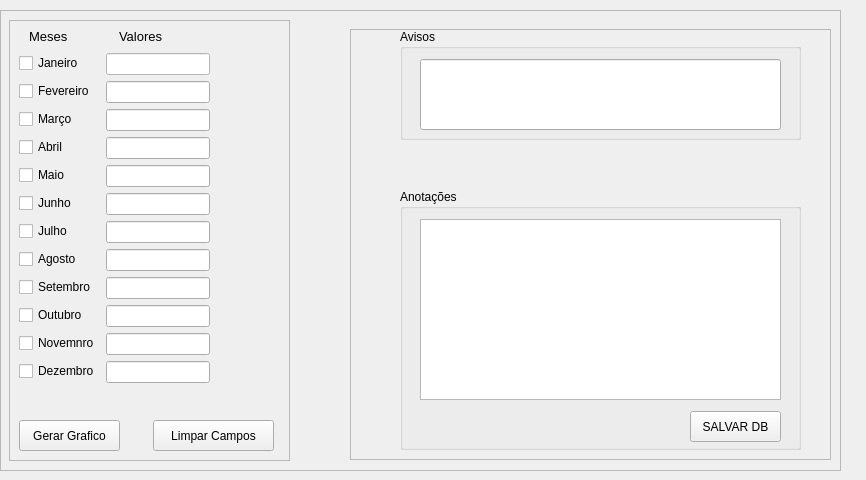
<?xml version="1.0" encoding="UTF-8"?>
<ui version="4.0">
 <class>MainWindow</class>
 <widget class="QMainWindow" name="MainWindow">
  <property name="geometry">
   <rect>
    <x>0</x>
    <y>0</y>
    <width>866</width>
    <height>480</height>
   </rect>
  </property>
  <property name="maximumSize">
   <size>
    <width>866</width>
    <height>480</height>
   </size>
  </property>
  <property name="windowTitle">
   <string>GraficThink</string>
  </property>
  <property name="windowIcon">
   <iconset>
    <normaloff>globe_earth_planet_2767.png</normaloff>globe_earth_planet_2767.png</iconset>
  </property>
  <widget class="QWidget" name="centralwidget">
   <widget class="QFrame" name="frame">
    <property name="geometry">
     <rect>
      <x>0</x>
      <y>10</y>
      <width>841</width>
      <height>461</height>
     </rect>
    </property>
    <property name="frameShape">
     <enum>QFrame::StyledPanel</enum>
    </property>
    <property name="frameShadow">
     <enum>QFrame::Raised</enum>
    </property>
    <widget class="QFrame" name="frame_2">
     <property name="geometry">
      <rect>
       <x>9</x>
       <y>10</y>
       <width>281</width>
       <height>441</height>
      </rect>
     </property>
     <property name="styleSheet">
      <string notr="true"/>
     </property>
     <property name="frameShape">
      <enum>QFrame::StyledPanel</enum>
     </property>
     <property name="frameShadow">
      <enum>QFrame::Raised</enum>
     </property>
     <widget class="QWidget" name="formLayoutWidget">
      <property name="geometry">
       <rect>
        <x>10</x>
        <y>33</y>
        <width>191</width>
        <height>344</height>
       </rect>
      </property>
      <layout class="QFormLayout" name="formLayout">
       <item row="0" column="0">
        <widget class="QCheckBox" name="janeiro">
         <property name="text">
          <string>Janeiro</string>
         </property>
        </widget>
       </item>
       <item row="11" column="0">
        <widget class="QCheckBox" name="dezembro">
         <property name="text">
          <string>Dezembro</string>
         </property>
        </widget>
       </item>
       <item row="1" column="0">
        <widget class="QCheckBox" name="fevereiro">
         <property name="text">
          <string>Fevereiro</string>
         </property>
        </widget>
       </item>
       <item row="10" column="0">
        <widget class="QCheckBox" name="novembro">
         <property name="text">
          <string>Novemnro</string>
         </property>
        </widget>
       </item>
       <item row="2" column="0">
        <widget class="QCheckBox" name="marco">
         <property name="text">
          <string>Março</string>
         </property>
        </widget>
       </item>
       <item row="3" column="0">
        <widget class="QCheckBox" name="abril">
         <property name="text">
          <string>Abril</string>
         </property>
        </widget>
       </item>
       <item row="5" column="0">
        <widget class="QCheckBox" name="junho">
         <property name="text">
          <string>Junho</string>
         </property>
        </widget>
       </item>
       <item row="4" column="0">
        <widget class="QCheckBox" name="maio">
         <property name="text">
          <string>Maio</string>
         </property>
        </widget>
       </item>
       <item row="9" column="0">
        <widget class="QCheckBox" name="outubro">
         <property name="text">
          <string>Outubro</string>
         </property>
        </widget>
       </item>
       <item row="6" column="0">
        <widget class="QCheckBox" name="julho">
         <property name="text">
          <string>Julho </string>
         </property>
        </widget>
       </item>
       <item row="7" column="0">
        <widget class="QCheckBox" name="agosto">
         <property name="text">
          <string>Agosto</string>
         </property>
        </widget>
       </item>
       <item row="8" column="0">
        <widget class="QCheckBox" name="setembro">
         <property name="text">
          <string>Setembro</string>
         </property>
        </widget>
       </item>
       <item row="0" column="1">
        <widget class="QLineEdit" name="fatJaneiro">
         <property name="styleSheet">
          <string notr="true">background-color: rgb(255, 255, 255);</string>
         </property>
        </widget>
       </item>
       <item row="1" column="1">
        <widget class="QLineEdit" name="fatFevereiro"/>
       </item>
       <item row="2" column="1">
        <widget class="QLineEdit" name="fatMarco"/>
       </item>
       <item row="3" column="1">
        <widget class="QLineEdit" name="fatAbril"/>
       </item>
       <item row="4" column="1">
        <widget class="QLineEdit" name="fatMaio"/>
       </item>
       <item row="5" column="1">
        <widget class="QLineEdit" name="fatJunho"/>
       </item>
       <item row="6" column="1">
        <widget class="QLineEdit" name="fatJulho"/>
       </item>
       <item row="7" column="1">
        <widget class="QLineEdit" name="fatAgosto"/>
       </item>
       <item row="8" column="1">
        <widget class="QLineEdit" name="fatSetembro"/>
       </item>
       <item row="9" column="1">
        <widget class="QLineEdit" name="fatOutubro"/>
       </item>
       <item row="10" column="1">
        <widget class="QLineEdit" name="fatNovembro"/>
       </item>
       <item row="11" column="1">
        <widget class="QLineEdit" name="fatDezembro"/>
       </item>
      </layout>
     </widget>
     <widget class="QPushButton" name="gerargraficos">
      <property name="geometry">
       <rect>
        <x>10</x>
        <y>400</y>
        <width>101</width>
        <height>31</height>
       </rect>
      </property>
      <property name="text">
       <string>Gerar Grafico</string>
      </property>
      <property name="autoDefault">
       <bool>true</bool>
      </property>
     </widget>
     <widget class="QPushButton" name="gerargraficos_2">
      <property name="geometry">
       <rect>
        <x>144</x>
        <y>400</y>
        <width>121</width>
        <height>31</height>
       </rect>
      </property>
      <property name="text">
       <string>Limpar Campos</string>
      </property>
      <property name="autoDefault">
       <bool>true</bool>
      </property>
     </widget>
     <widget class="QLabel" name="label_2">
      <property name="geometry">
       <rect>
        <x>110</x>
        <y>10</y>
        <width>47</width>
        <height>13</height>
       </rect>
      </property>
      <property name="font">
       <font>
        <pointsize>10</pointsize>
       </font>
      </property>
      <property name="text">
       <string>Valores</string>
      </property>
     </widget>
     <widget class="QLabel" name="label_3">
      <property name="geometry">
       <rect>
        <x>20</x>
        <y>10</y>
        <width>47</width>
        <height>13</height>
       </rect>
      </property>
      <property name="font">
       <font>
        <pointsize>10</pointsize>
       </font>
      </property>
      <property name="text">
       <string>Meses</string>
      </property>
     </widget>
    </widget>
    <widget class="QFrame" name="frame_3">
     <property name="geometry">
      <rect>
       <x>350</x>
       <y>19</y>
       <width>481</width>
       <height>431</height>
      </rect>
     </property>
     <property name="frameShape">
      <enum>QFrame::StyledPanel</enum>
     </property>
     <property name="frameShadow">
      <enum>QFrame::Raised</enum>
     </property>
     <widget class="QGroupBox" name="groupBox">
      <property name="enabled">
       <bool>true</bool>
      </property>
      <property name="geometry">
       <rect>
        <x>50</x>
        <y>0</y>
        <width>401</width>
        <height>111</height>
       </rect>
      </property>
      <property name="title">
       <string>Avisos</string>
      </property>
      <widget class="QLineEdit" name="lineEdit">
       <property name="enabled">
        <bool>true</bool>
       </property>
       <property name="geometry">
        <rect>
         <x>20</x>
         <y>30</y>
         <width>361</width>
         <height>71</height>
        </rect>
       </property>
       <property name="font">
        <font>
         <pointsize>10</pointsize>
        </font>
       </property>
       <property name="styleSheet">
        <string notr="true">color: rgb(255, 0, 0);</string>
       </property>
      </widget>
     </widget>
     <widget class="QGroupBox" name="groupBox_2">
      <property name="geometry">
       <rect>
        <x>50</x>
        <y>160</y>
        <width>401</width>
        <height>261</height>
       </rect>
      </property>
      <property name="title">
       <string>Anotações</string>
      </property>
      <widget class="QTextEdit" name="textEdit">
       <property name="geometry">
        <rect>
         <x>20</x>
         <y>30</y>
         <width>361</width>
         <height>181</height>
        </rect>
       </property>
      </widget>
      <widget class="QPushButton" name="gerargraficos_3">
       <property name="geometry">
        <rect>
         <x>290</x>
         <y>222</y>
         <width>91</width>
         <height>31</height>
        </rect>
       </property>
       <property name="text">
        <string>SALVAR DB</string>
       </property>
       <property name="autoDefault">
        <bool>true</bool>
       </property>
      </widget>
     </widget>
    </widget>
   </widget>
  </widget>
 </widget>
 <tabstops>
  <tabstop>janeiro</tabstop>
  <tabstop>fatJaneiro</tabstop>
  <tabstop>fevereiro</tabstop>
  <tabstop>fatFevereiro</tabstop>
  <tabstop>marco</tabstop>
  <tabstop>fatMarco</tabstop>
  <tabstop>abril</tabstop>
  <tabstop>fatAbril</tabstop>
  <tabstop>maio</tabstop>
  <tabstop>fatMaio</tabstop>
  <tabstop>junho</tabstop>
  <tabstop>fatJunho</tabstop>
  <tabstop>julho</tabstop>
  <tabstop>fatJulho</tabstop>
  <tabstop>agosto</tabstop>
  <tabstop>fatAgosto</tabstop>
  <tabstop>setembro</tabstop>
  <tabstop>fatSetembro</tabstop>
  <tabstop>outubro</tabstop>
  <tabstop>fatOutubro</tabstop>
  <tabstop>novembro</tabstop>
  <tabstop>fatNovembro</tabstop>
  <tabstop>dezembro</tabstop>
  <tabstop>fatDezembro</tabstop>
  <tabstop>gerargraficos</tabstop>
 </tabstops>
 <resources/>
 <connections>
  <connection>
   <sender>gerargraficos_2</sender>
   <signal>clicked(bool)</signal>
   <receiver>fatJaneiro</receiver>
   <slot>clear()</slot>
   <hints>
    <hint type="sourcelabel">
     <x>237</x>
     <y>437</y>
    </hint>
    <hint type="destinationlabel">
     <x>213</x>
     <y>68</y>
    </hint>
   </hints>
  </connection>
  <connection>
   <sender>gerargraficos_2</sender>
   <signal>clicked(bool)</signal>
   <receiver>fatFevereiro</receiver>
   <slot>clear()</slot>
   <hints>
    <hint type="sourcelabel">
     <x>256</x>
     <y>435</y>
    </hint>
    <hint type="destinationlabel">
     <x>218</x>
     <y>95</y>
    </hint>
   </hints>
  </connection>
  <connection>
   <sender>gerargraficos_2</sender>
   <signal>clicked(bool)</signal>
   <receiver>fatMarco</receiver>
   <slot>clear()</slot>
   <hints>
    <hint type="sourcelabel">
     <x>264</x>
     <y>438</y>
    </hint>
    <hint type="destinationlabel">
     <x>213</x>
     <y>127</y>
    </hint>
   </hints>
  </connection>
  <connection>
   <sender>gerargraficos_2</sender>
   <signal>clicked(bool)</signal>
   <receiver>fatAbril</receiver>
   <slot>clear()</slot>
   <hints>
    <hint type="sourcelabel">
     <x>241</x>
     <y>440</y>
    </hint>
    <hint type="destinationlabel">
     <x>217</x>
     <y>149</y>
    </hint>
   </hints>
  </connection>
  <connection>
   <sender>gerargraficos_2</sender>
   <signal>clicked(bool)</signal>
   <receiver>fatMaio</receiver>
   <slot>clear()</slot>
   <hints>
    <hint type="sourcelabel">
     <x>264</x>
     <y>439</y>
    </hint>
    <hint type="destinationlabel">
     <x>212</x>
     <y>173</y>
    </hint>
   </hints>
  </connection>
  <connection>
   <sender>gerargraficos_2</sender>
   <signal>clicked(bool)</signal>
   <receiver>fatJunho</receiver>
   <slot>clear()</slot>
   <hints>
    <hint type="sourcelabel">
     <x>224</x>
     <y>438</y>
    </hint>
    <hint type="destinationlabel">
     <x>210</x>
     <y>196</y>
    </hint>
   </hints>
  </connection>
  <connection>
   <sender>gerargraficos_2</sender>
   <signal>clicked(bool)</signal>
   <receiver>fatJulho</receiver>
   <slot>clear()</slot>
   <hints>
    <hint type="sourcelabel">
     <x>228</x>
     <y>440</y>
    </hint>
    <hint type="destinationlabel">
     <x>212</x>
     <y>225</y>
    </hint>
   </hints>
  </connection>
  <connection>
   <sender>gerargraficos_2</sender>
   <signal>clicked(bool)</signal>
   <receiver>fatAgosto</receiver>
   <slot>clear()</slot>
   <hints>
    <hint type="sourcelabel">
     <x>238</x>
     <y>439</y>
    </hint>
    <hint type="destinationlabel">
     <x>215</x>
     <y>254</y>
    </hint>
   </hints>
  </connection>
  <connection>
   <sender>gerargraficos_2</sender>
   <signal>clicked(bool)</signal>
   <receiver>fatSetembro</receiver>
   <slot>clear()</slot>
   <hints>
    <hint type="sourcelabel">
     <x>212</x>
     <y>436</y>
    </hint>
    <hint type="destinationlabel">
     <x>214</x>
     <y>276</y>
    </hint>
   </hints>
  </connection>
  <connection>
   <sender>gerargraficos_2</sender>
   <signal>clicked(bool)</signal>
   <receiver>fatOutubro</receiver>
   <slot>clear()</slot>
   <hints>
    <hint type="sourcelabel">
     <x>230</x>
     <y>447</y>
    </hint>
    <hint type="destinationlabel">
     <x>212</x>
     <y>304</y>
    </hint>
   </hints>
  </connection>
  <connection>
   <sender>gerargraficos_2</sender>
   <signal>clicked(bool)</signal>
   <receiver>fatNovembro</receiver>
   <slot>clear()</slot>
   <hints>
    <hint type="sourcelabel">
     <x>249</x>
     <y>441</y>
    </hint>
    <hint type="destinationlabel">
     <x>216</x>
     <y>330</y>
    </hint>
   </hints>
  </connection>
  <connection>
   <sender>gerargraficos_2</sender>
   <signal>clicked(bool)</signal>
   <receiver>fatDezembro</receiver>
   <slot>clear()</slot>
   <hints>
    <hint type="sourcelabel">
     <x>223</x>
     <y>443</y>
    </hint>
    <hint type="destinationlabel">
     <x>214</x>
     <y>357</y>
    </hint>
   </hints>
  </connection>
 </connections>
</ui>
